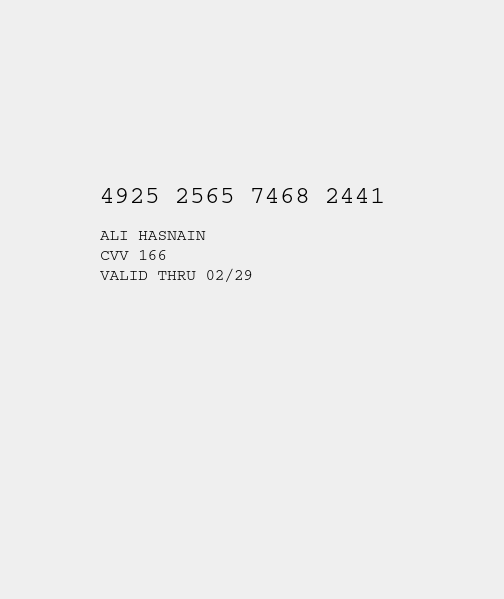
<?xml version="1.0" encoding="UTF-8"?>
<ui version="4.0">
 <class>debitcard</class>
 <widget class="QDialog" name="debitcard">
  <property name="geometry">
   <rect>
    <x>0</x>
    <y>0</y>
    <width>504</width>
    <height>599</height>
   </rect>
  </property>
  <property name="windowTitle">
   <string>Dialog</string>
  </property>
  <widget class="QLabel" name="debitcardimage">
   <property name="geometry">
    <rect>
     <x>30</x>
     <y>30</y>
     <width>441</width>
     <height>311</height>
    </rect>
   </property>
   <property name="text">
    <string/>
   </property>
   <property name="pixmap">
    <pixmap>debit card.png</pixmap>
   </property>
   <property name="scaledContents">
    <bool>true</bool>
   </property>
  </widget>
  <widget class="QLabel" name="label">
   <property name="geometry">
    <rect>
     <x>90</x>
     <y>80</y>
     <width>81</width>
     <height>81</height>
    </rect>
   </property>
   <property name="text">
    <string/>
   </property>
   <property name="pixmap">
    <pixmap>logo.png</pixmap>
   </property>
   <property name="scaledContents">
    <bool>true</bool>
   </property>
  </widget>
  <widget class="QLabel" name="label_2">
   <property name="geometry">
    <rect>
     <x>100</x>
     <y>180</y>
     <width>291</width>
     <height>31</height>
    </rect>
   </property>
   <property name="font">
    <font>
     <family>Courier</family>
     <pointsize>19</pointsize>
     <bold>false</bold>
    </font>
   </property>
   <property name="text">
    <string>4925 2565 7468 2441</string>
   </property>
  </widget>
  <widget class="QLabel" name="label_3">
   <property name="geometry">
    <rect>
     <x>100</x>
     <y>220</y>
     <width>291</width>
     <height>31</height>
    </rect>
   </property>
   <property name="font">
    <font>
     <family>Courier</family>
     <pointsize>12</pointsize>
     <bold>false</bold>
    </font>
   </property>
   <property name="text">
    <string>ALI HASNAIN</string>
   </property>
  </widget>
  <widget class="QLabel" name="label_4">
   <property name="geometry">
    <rect>
     <x>100</x>
     <y>240</y>
     <width>291</width>
     <height>31</height>
    </rect>
   </property>
   <property name="font">
    <font>
     <family>Courier</family>
     <pointsize>12</pointsize>
     <bold>false</bold>
    </font>
   </property>
   <property name="text">
    <string>CVV 166</string>
   </property>
  </widget>
  <widget class="QLabel" name="label_5">
   <property name="geometry">
    <rect>
     <x>100</x>
     <y>260</y>
     <width>291</width>
     <height>31</height>
    </rect>
   </property>
   <property name="font">
    <font>
     <family>Courier</family>
     <pointsize>12</pointsize>
     <bold>false</bold>
    </font>
   </property>
   <property name="text">
    <string>VALID THRU 02/29</string>
   </property>
  </widget>
 </widget>
 <resources/>
 <connections/>
</ui>
